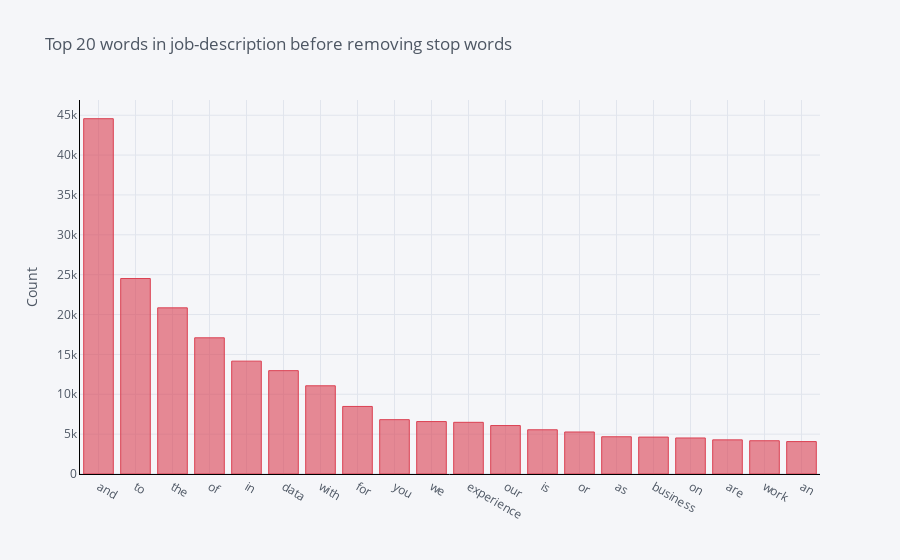

The notebook cell saved with this chart:
### Markdown cell above
# EDA Task 1 : To find the top 20 words in the Description before removing the stop keyword

### Code cell
# top 20 words in description before removing stop keyword
from sklearn.feature_extraction.text import CountVectorizer

def get_top_n_words(corpus, n=None):
    vec = CountVectorizer().fit(corpus)
    bag_of_words = vec.transform(corpus)
    sum_words = bag_of_words.sum(axis=0) 
    words_freq = [(word, sum_words[0, idx]) for word, idx in vec.vocabulary_.items()]
    words_freq =sorted(words_freq, key = lambda x: x[1], reverse=True)
    return words_freq[:n]



common_words = get_top_n_words(df['description'], 20)
# for word, freq in common_words:
#     print(word, freq)
df1 = pd.DataFrame(common_words, columns = ['description' , 'count'])
df1.groupby('description').sum()['count'].sort_values(ascending=False).iplot(
    kind='bar', yTitle='Count', linecolor='black',colors='Red', title='Top 20 words in job-description before removing stop words')

### Figure 1 — Plotly figure (JSON) as saved in the notebook; plotly's stock layout.template omitted (floating-point values rounded to 4 significant figures)
{"data": [{"marker": {"color": "rgba(219, 64, 82, 0.6)", "line": {"color": "rgba(219, 64, 82, 1.0)", "width": 1}}, "name": "count", "orientation": "v", "text": "", "type": "bar", "x": ["and", "to", "the", "of", "in", "data", "with", "for", "you", "we", "experience", "our", "is", "or", "as", "business", "on", "are", "work", "an"], "y": [44563, 24516, 20840, 17081, 14155, 12963, 11064, 8474, 6814, 6576, 6482, 6076, 5547, 5269, 4672, 4630, 4518, 4282, 4171, 4065]}], "layout": {"legend": {"bgcolor": "#F5F6F9", "font": {"color": "#4D5663"}}, "paper_bgcolor": "#F5F6F9", "plot_bgcolor": "#F5F6F9", "title": {"font": {"color": "#4D5663"}, "text": "Top 20 words in job-description before removing stop words"}, "xaxis": {"gridcolor": "#E1E5ED", "linecolor": "black", "showgrid": true, "tickfont": {"color": "#4D5663"}, "title": {"font": {"color": "#4D5663"}, "text": ""}, "zerolinecolor": "#E1E5ED"}, "yaxis": {"gridcolor": "#E1E5ED", "linecolor": "black", "showgrid": true, "tickfont": {"color": "#4D5663"}, "title": {"font": {"color": "#4D5663"}, "text": "Count"}, "zerolinecolor": "#E1E5ED"}}}
